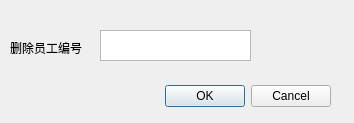
<?xml version="1.0" encoding="UTF-8"?>
<ui version="4.0">
 <class>DeleteDialog</class>
 <widget class="QDialog" name="DeleteDialog">
  <property name="geometry">
   <rect>
    <x>0</x>
    <y>0</y>
    <width>354</width>
    <height>123</height>
   </rect>
  </property>
  <property name="windowTitle">
   <string>Dialog</string>
  </property>
  <widget class="QDialogButtonBox" name="buttonBox">
   <property name="geometry">
    <rect>
     <x>-10</x>
     <y>80</y>
     <width>341</width>
     <height>32</height>
    </rect>
   </property>
   <property name="orientation">
    <enum>Qt::Horizontal</enum>
   </property>
   <property name="standardButtons">
    <set>QDialogButtonBox::Cancel|QDialogButtonBox::Ok</set>
   </property>
  </widget>
  <widget class="QTextEdit" name="textDeleteid">
   <property name="geometry">
    <rect>
     <x>100</x>
     <y>30</y>
     <width>151</width>
     <height>31</height>
    </rect>
   </property>
  </widget>
  <widget class="QLabel" name="label">
   <property name="geometry">
    <rect>
     <x>10</x>
     <y>40</y>
     <width>91</width>
     <height>16</height>
    </rect>
   </property>
   <property name="text">
    <string>删除员工编号</string>
   </property>
  </widget>
 </widget>
 <resources/>
 <connections>
  <connection>
   <sender>buttonBox</sender>
   <signal>accepted()</signal>
   <receiver>DeleteDialog</receiver>
   <slot>accept()</slot>
   <hints>
    <hint type="sourcelabel">
     <x>248</x>
     <y>254</y>
    </hint>
    <hint type="destinationlabel">
     <x>157</x>
     <y>274</y>
    </hint>
   </hints>
  </connection>
  <connection>
   <sender>buttonBox</sender>
   <signal>rejected()</signal>
   <receiver>DeleteDialog</receiver>
   <slot>reject()</slot>
   <hints>
    <hint type="sourcelabel">
     <x>316</x>
     <y>260</y>
    </hint>
    <hint type="destinationlabel">
     <x>286</x>
     <y>274</y>
    </hint>
   </hints>
  </connection>
 </connections>
</ui>
